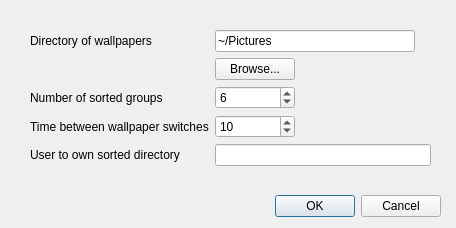
<?xml version="1.0" encoding="UTF-8"?>
<ui version="4.0">
 <class>Dialog</class>
 <widget class="QDialog" name="Dialog">
  <property name="geometry">
   <rect>
    <x>0</x>
    <y>0</y>
    <width>456</width>
    <height>228</height>
   </rect>
  </property>
  <property name="windowTitle">
   <string>Dialog</string>
  </property>
  <widget class="QDialogButtonBox" name="buttonBox">
   <property name="geometry">
    <rect>
     <x>100</x>
     <y>190</y>
     <width>341</width>
     <height>32</height>
    </rect>
   </property>
   <property name="orientation">
    <enum>Qt::Horizontal</enum>
   </property>
   <property name="standardButtons">
    <set>QDialogButtonBox::Cancel|QDialogButtonBox::Ok</set>
   </property>
  </widget>
  <widget class="QWidget" name="formLayoutWidget">
   <property name="geometry">
    <rect>
     <x>20</x>
     <y>20</y>
     <width>421</width>
     <height>162</height>
    </rect>
   </property>
   <layout class="QFormLayout" name="formLayout">
    <property name="leftMargin">
     <number>10</number>
    </property>
    <property name="topMargin">
     <number>10</number>
    </property>
    <property name="rightMargin">
     <number>10</number>
    </property>
    <property name="bottomMargin">
     <number>10</number>
    </property>
    <item row="0" column="0">
     <widget class="QLabel" name="directoryOfWallpapersLabel">
      <property name="text">
       <string>Directory of wallpapers</string>
      </property>
     </widget>
    </item>
    <item row="0" column="1">
     <widget class="QLineEdit" name="imageDirectoryLineEdit">
      <property name="maximumSize">
       <size>
        <width>200</width>
        <height>16777215</height>
       </size>
      </property>
      <property name="text">
       <string>~/Pictures</string>
      </property>
     </widget>
    </item>
    <item row="1" column="1">
     <widget class="QPushButton" name="selectDirectoryButton">
      <property name="maximumSize">
       <size>
        <width>80</width>
        <height>16777215</height>
       </size>
      </property>
      <property name="text">
       <string>Browse...</string>
      </property>
     </widget>
    </item>
    <item row="2" column="0">
     <widget class="QLabel" name="numberOfSortedGroupsLabel">
      <property name="text">
       <string>Number of sorted groups</string>
      </property>
     </widget>
    </item>
    <item row="2" column="1">
     <widget class="QSpinBox" name="numberGroupsSpinBox">
      <property name="maximumSize">
       <size>
        <width>80</width>
        <height>16777215</height>
       </size>
      </property>
      <property name="minimum">
       <number>1</number>
      </property>
      <property name="maximum">
       <number>12</number>
      </property>
      <property name="value">
       <number>6</number>
      </property>
     </widget>
    </item>
    <item row="3" column="0">
     <widget class="QLabel" name="timeBetweenWallpaperSwitchesLabel">
      <property name="text">
       <string>Time between wallpaper switches</string>
      </property>
     </widget>
    </item>
    <item row="3" column="1">
     <widget class="QSpinBox" name="delaySpinBox">
      <property name="maximumSize">
       <size>
        <width>80</width>
        <height>16777215</height>
       </size>
      </property>
      <property name="minimum">
       <number>1</number>
      </property>
      <property name="maximum">
       <number>59</number>
      </property>
      <property name="singleStep">
       <number>1</number>
      </property>
      <property name="value">
       <number>10</number>
      </property>
     </widget>
    </item>
    <item row="5" column="0">
     <widget class="QLabel" name="userToOwnSortedDirectoryLabel">
      <property name="text">
       <string>User to own sorted directory</string>
      </property>
     </widget>
    </item>
    <item row="5" column="1">
     <widget class="QLineEdit" name="ownerLineEdit"/>
    </item>
   </layout>
  </widget>
 </widget>
 <resources/>
 <connections>
  <connection>
   <sender>buttonBox</sender>
   <signal>accepted()</signal>
   <receiver>Dialog</receiver>
   <slot>accept()</slot>
   <hints>
    <hint type="sourcelabel">
     <x>248</x>
     <y>254</y>
    </hint>
    <hint type="destinationlabel">
     <x>157</x>
     <y>274</y>
    </hint>
   </hints>
  </connection>
  <connection>
   <sender>buttonBox</sender>
   <signal>rejected()</signal>
   <receiver>Dialog</receiver>
   <slot>reject()</slot>
   <hints>
    <hint type="sourcelabel">
     <x>316</x>
     <y>260</y>
    </hint>
    <hint type="destinationlabel">
     <x>286</x>
     <y>274</y>
    </hint>
   </hints>
  </connection>
 </connections>
</ui>
